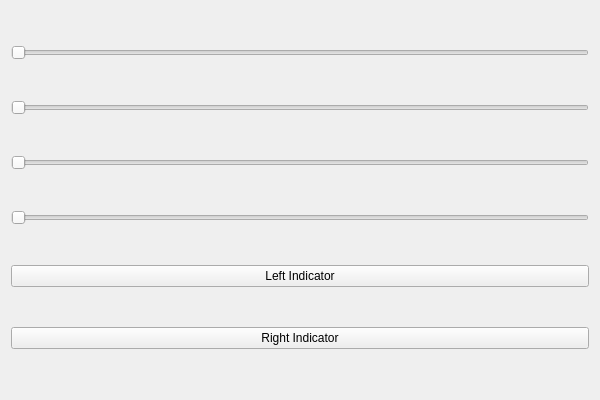
<?xml version="1.0" encoding="UTF-8"?>
<ui version="4.0">
 <class>VehicleSimulator</class>
 <widget class="QWidget" name="VehicleSimulator">
  <property name="geometry">
   <rect>
    <x>0</x>
    <y>0</y>
    <width>600</width>
    <height>400</height>
   </rect>
  </property>
  <property name="windowTitle">
   <string>Vehicle Simulator</string>
  </property>
  <layout class="QVBoxLayout" name="verticalLayout">
   <item>
    <widget class="QSlider" name="rpmSlider">
     <property name="orientation">
      <enum>Qt::Horizontal</enum>
     </property>
     <property name="minimum">
      <number>0</number>
     </property>
     <property name="maximum">
      <number>100</number>
     </property>
    </widget>
   </item>
   <item>
    <widget class="QSlider" name="speedSlider">
     <property name="orientation">
      <enum>Qt::Horizontal</enum>
     </property>
     <property name="minimum">
      <number>0</number>
     </property>
     <property name="maximum">
      <number>240</number>
     </property>
    </widget>
   </item>
   <item>
    <widget class="QSlider" name="temperatureSlider">
     <property name="orientation">
      <enum>Qt::Horizontal</enum>
     </property>
     <property name="minimum">
      <number>0</number>
     </property>
     <property name="maximum">
      <number>100</number>
     </property>
    </widget>
   </item>
   <item>
    <widget class="QSlider" name="fuelSlider">
     <property name="orientation">
      <enum>Qt::Horizontal</enum>
     </property>
     <property name="minimum">
      <number>0</number>
     </property>
     <property name="maximum">
      <number>100</number>
     </property>
    </widget>
   </item>
   <item>
    <widget class="QPushButton" name="leftIndicatorButton">
     <property name="text">
      <string>Left Indicator</string>
     </property>
    </widget>
   </item>
   <item>
    <widget class="QPushButton" name="rightIndicatorButton">
     <property name="text">
      <string>Right Indicator</string>
     </property>
    </widget>
   </item>
  </layout>
 </widget>
 <resources/>
 <connections/>
</ui>
